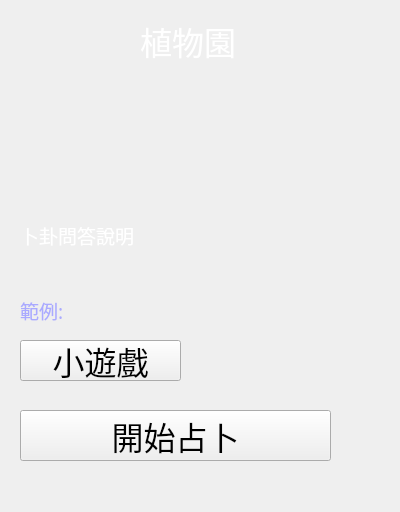
<?xml version="1.0" encoding="UTF-8"?>
<ui version="4.0">
 <class>MainWindow</class>
 <widget class="QMainWindow" name="MainWindow">
  <property name="geometry">
   <rect>
    <x>0</x>
    <y>0</y>
    <width>400</width>
    <height>512</height>
   </rect>
  </property>
  <property name="sizePolicy">
   <sizepolicy hsizetype="Expanding" vsizetype="Expanding">
    <horstretch>0</horstretch>
    <verstretch>0</verstretch>
   </sizepolicy>
  </property>
  <property name="minimumSize">
   <size>
    <width>400</width>
    <height>512</height>
   </size>
  </property>
  <property name="maximumSize">
   <size>
    <width>400</width>
    <height>512</height>
   </size>
  </property>
  <property name="windowTitle">
   <string>茄子</string>
  </property>
  <property name="windowIcon">
   <iconset resource="main_icon.qrc">
    <normaloff>:/main_data/aubergine.ico</normaloff>:/main_data/aubergine.ico</iconset>
  </property>
  <widget class="QWidget" name="centralwidget">
   <widget class="QLabel" name="back_ground">
    <property name="geometry">
     <rect>
      <x>0</x>
      <y>-20</y>
      <width>401</width>
      <height>512</height>
     </rect>
    </property>
    <property name="autoFillBackground">
     <bool>false</bool>
    </property>
    <property name="text">
     <string/>
    </property>
    <property name="pixmap">
     <pixmap resource="image.qrc">:/image_data/bg2.jpg</pixmap>
    </property>
    <property name="scaledContents">
     <bool>true</bool>
    </property>
    <property name="alignment">
     <set>Qt::AlignJustify|Qt::AlignVCenter</set>
    </property>
   </widget>
   <widget class="QPushButton" name="pushButton">
    <property name="geometry">
     <rect>
      <x>20</x>
      <y>410</y>
      <width>311</width>
      <height>51</height>
     </rect>
    </property>
    <property name="font">
     <font>
      <family>標楷體</family>
      <pointsize>24</pointsize>
     </font>
    </property>
    <property name="styleSheet">
     <string notr="true"/>
    </property>
    <property name="text">
     <string>開始占卜</string>
    </property>
   </widget>
   <widget class="QLabel" name="label">
    <property name="geometry">
     <rect>
      <x>140</x>
      <y>10</y>
      <width>101</width>
      <height>61</height>
     </rect>
    </property>
    <property name="font">
     <font>
      <family>標楷體</family>
      <pointsize>24</pointsize>
     </font>
    </property>
    <property name="styleSheet">
     <string notr="true">color: rgb(255, 255, 255);</string>
    </property>
    <property name="text">
     <string>植物園</string>
    </property>
   </widget>
   <widget class="QPushButton" name="pushButton_2">
    <property name="geometry">
     <rect>
      <x>20</x>
      <y>340</y>
      <width>161</width>
      <height>41</height>
     </rect>
    </property>
    <property name="font">
     <font>
      <family>標楷體</family>
      <pointsize>24</pointsize>
     </font>
    </property>
    <property name="text">
     <string>小遊戲</string>
    </property>
   </widget>
   <widget class="QLabel" name="label_detial">
    <property name="geometry">
     <rect>
      <x>20</x>
      <y>180</y>
      <width>381</width>
      <height>111</height>
     </rect>
    </property>
    <property name="font">
     <font>
      <family>微軟正黑體</family>
      <pointsize>14</pointsize>
     </font>
    </property>
    <property name="styleSheet">
     <string notr="true">COLOR: rgb(255, 255, 255)</string>
    </property>
    <property name="text">
     <string>卜卦問答說明</string>
    </property>
   </widget>
   <widget class="QLabel" name="label_detial_2">
    <property name="geometry">
     <rect>
      <x>20</x>
      <y>290</y>
      <width>381</width>
      <height>41</height>
     </rect>
    </property>
    <property name="font">
     <font>
      <family>微軟正黑體</family>
      <pointsize>14</pointsize>
     </font>
    </property>
    <property name="styleSheet">
     <string notr="true">COLOR:  rgb(170, 170, 255)</string>
    </property>
    <property name="text">
     <string>範例:</string>
    </property>
   </widget>
  </widget>
  <widget class="QMenuBar" name="menubar">
   <property name="geometry">
    <rect>
     <x>0</x>
     <y>0</y>
     <width>400</width>
     <height>21</height>
    </rect>
   </property>
  </widget>
 </widget>
 <resources>
  <include location="image.qrc"/>
  <include location="main_icon.qrc"/>
 </resources>
 <connections/>
</ui>
